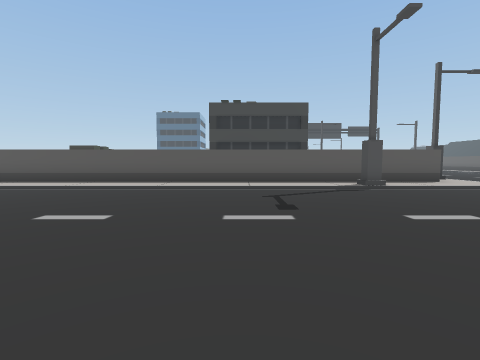
view 1 (above)

20 first-person views from a walk through a Unity game level. The camera is 1.5 m above the floor, tilts 4° down and sees 85° across. The floor is counted in squares, 2 m on a side. Each view is taken from the middle of a square. On the plan, view 1 faces up. The plan holds only what a view shows up to about 9 squares ahead; the rest is blank. The place goes on beyond the plan.

view 2
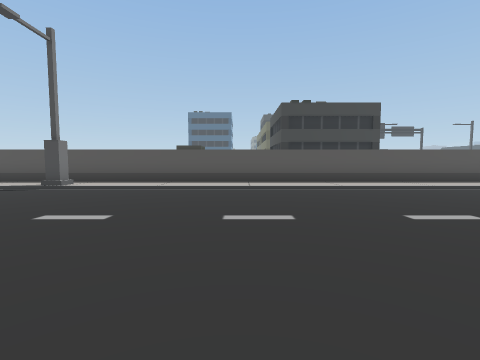

view 3
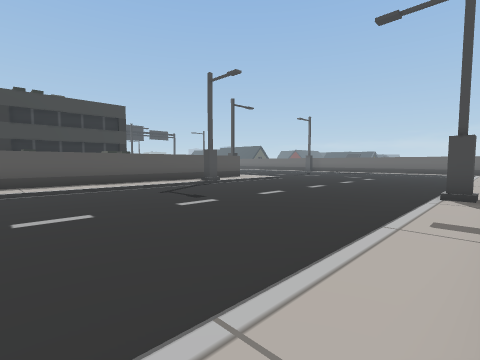

view 4
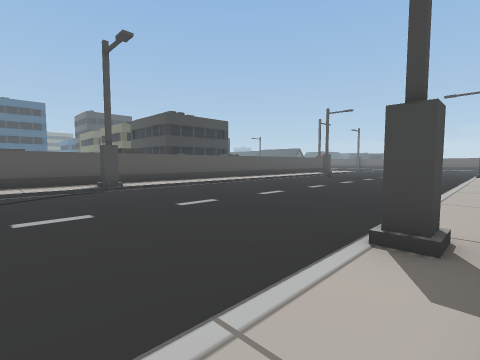

view 5
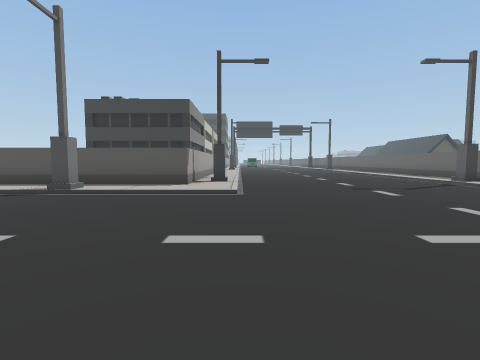

view 6
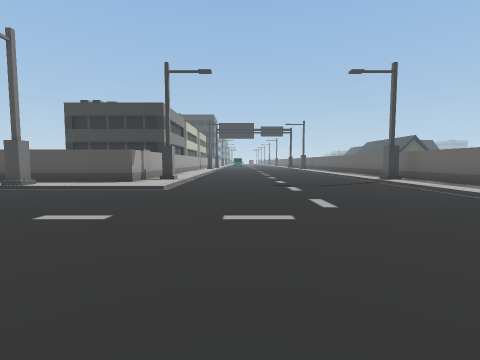

view 7
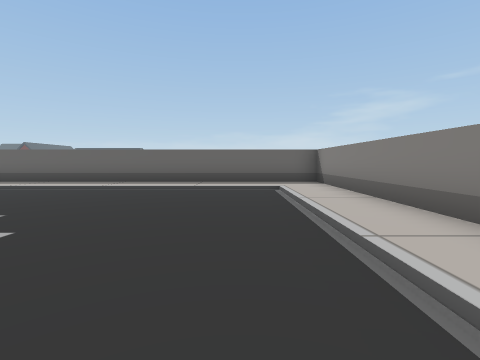

view 8
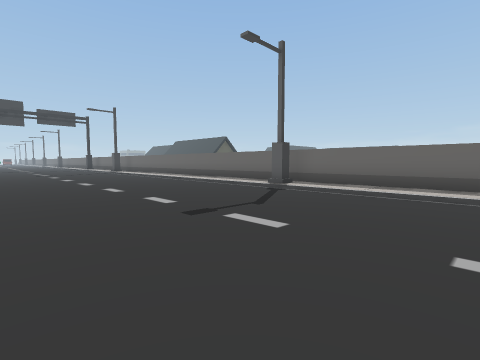

view 9
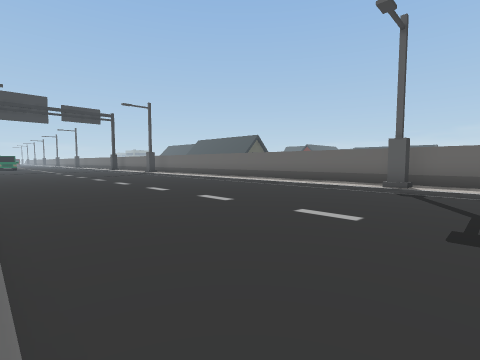

view 10
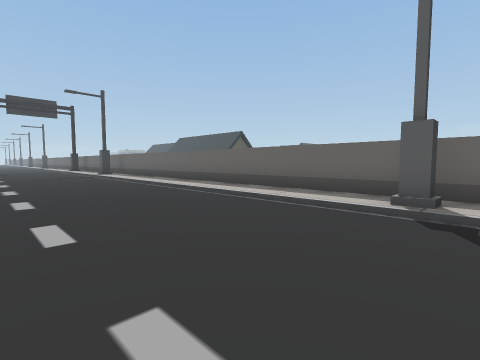

view 11
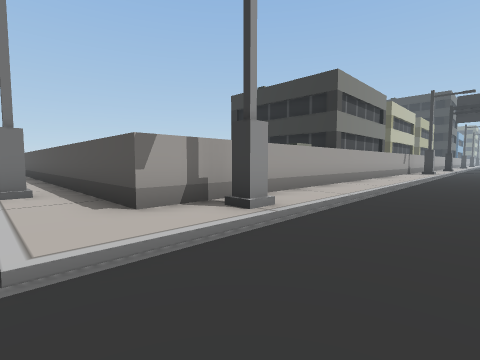

view 12
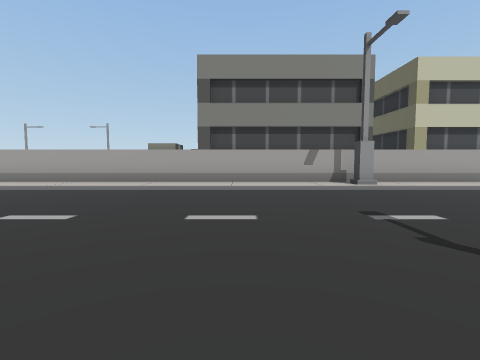

view 13
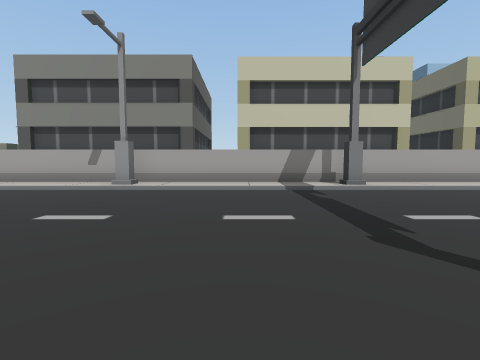

view 14
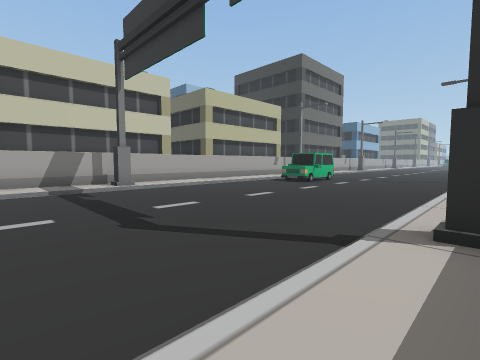

view 15
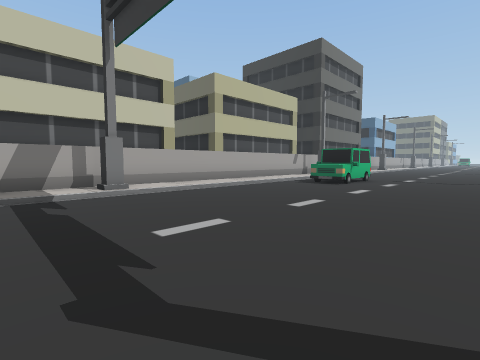

view 16
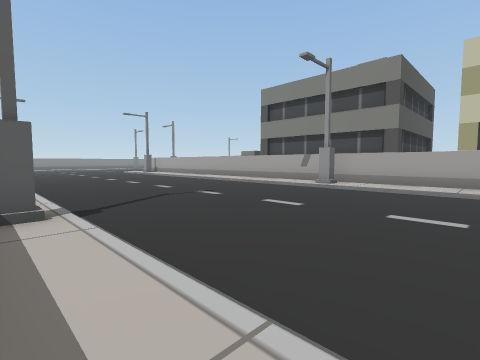

view 17
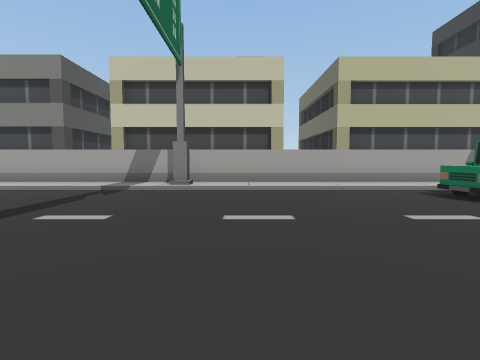

view 18
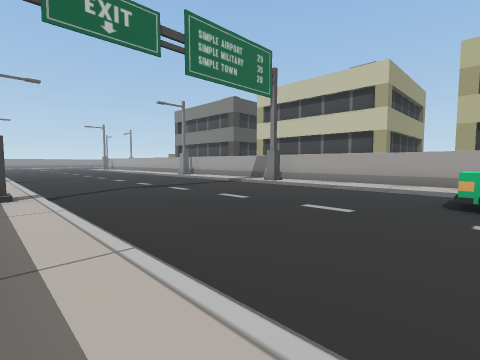

view 19
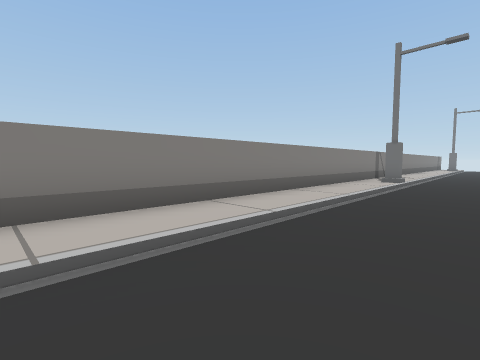

view 20
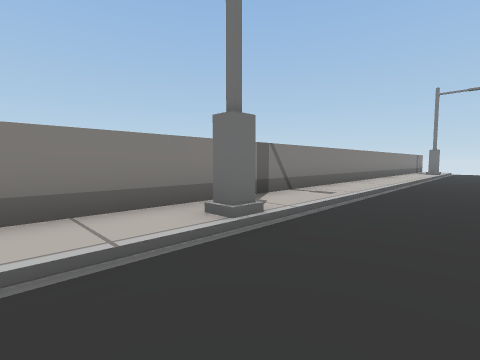

### Floor plan
Key: @ floor where view 1 was taken; # wall or solid block; . main floor; : floor 0.25 m higher than the main floor; / step, stairs or slope; C car.
Columns run from 13 left of view 1 to 17 right of it. Each row starts with its distance up from view 1.
 37                    #:/CC..../:
 36                    #:/....../:
 35                    #:/....../:
 34                    #:/....../:
 33                    #:/....../:
 32                    #:/....../:
 31                    #:/....../:
 30                    #//....../#
 29                    #:/....../:
 28                    #:/....../:
 27                    #:/....../:
 26                    #:/....../:
 25                    #:/....../:
 24                    #//......//
 23                    #:/....../
 22                    #:/....../
 21                    #:/....../
 20                    #:/....../
 19                    #:/....../
 18                    #:/....../
 17                    #:/....../:
 16                    #:/....../:
 15                    #:/....../:
 14                    #:/....../:
 13                    #:/....../:
 12                    #:/....../:
 11                    #:/....../:#
 10                    #//......//#
  9 ####################:/....../:#
  8 :::::::::::::::::::::/....../:#
  7 ///#/////////////#////....../:#
  6 ............................/:#
  5 ............................/:#
  4 ............................/:#
  3 ............................/:#
  2 ............................/:#
  1 ............................/:#
  0 ///#/////////@///#///////////:#
 -1 ::::::::::::::::::::::::::::::#
 -2           #####################

Where each view was taken, in squares from view 1:
view 1: 0 up, 0 right, facing up
view 2: 0 up, 5 left, facing up
view 3: 1 down, 3 left, facing up-right
view 4: 1 down, 13 left, facing up-right
view 5: 1 up, 8 right, facing up
view 6: 0 up, 10 right, facing up
view 7: 1 up, 8 right, facing right
view 8: 5 up, 9 right, facing up-right
view 9: 8 up, 8 right, facing up-right
view 10: 9 up, 11 right, facing up-right
view 11: 7 up, 10 right, facing up-left
view 12: 20 up, 15 right, facing left
view 13: 27 up, 15 right, facing left
view 14: 27 up, 16 right, facing up-left
view 15: 28 up, 14 right, facing up-left
view 16: 28 up, 16 right, facing down-left
view 17: 32 up, 15 right, facing left
view 18: 37 up, 16 right, facing down-left
view 19: 2 up, 13 right, facing down-left
view 20: 2 up, 6 right, facing down-left
